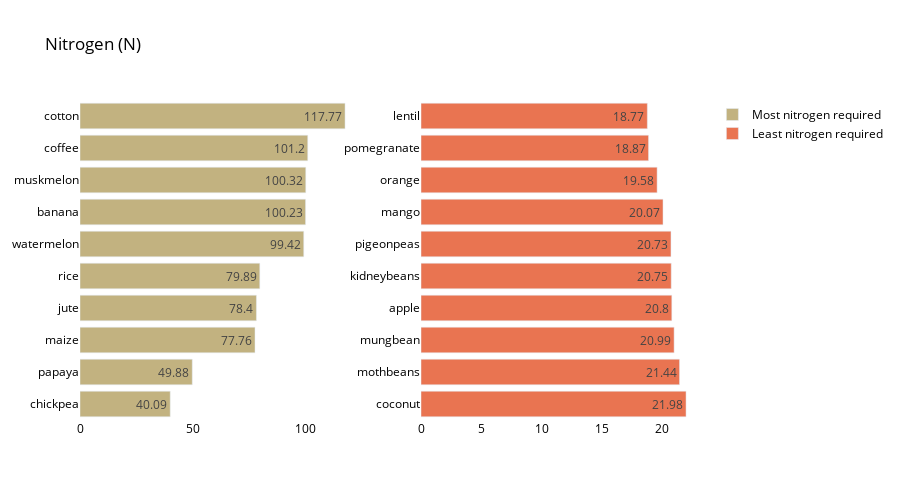

Notebook cell for this chart:
### Code cell
crop_summary_N = crop_summary.sort_values(by='N', ascending=False)

fig = make_subplots(rows=1, cols=2)

top = {
    'y' : crop_summary_N['N'][0:10].sort_values().index,
    'x' : crop_summary_N['N'][0:10].sort_values()
}

last = {
    'y' : crop_summary_N['N'][-10:].index,
    'x' : crop_summary_N['N'][-10:]
}

fig.add_trace(
    go.Bar(top,
           name="Most nitrogen required",
           marker_color=random.choice(colorarr),
           orientation='h',
          text=top['x']),

    row=1, col=1
)

fig.add_trace(
    go.Bar(last,
           name="Least nitrogen required",
           marker_color=random.choice(colorarr),
           orientation='h',
          text=last['x']),
    row=1, col=2
)
fig.update_traces(texttemplate='%{text}', textposition='inside')
fig.update_layout(title_text="Nitrogen (N)",
                  plot_bgcolor='white',
                  font_size=12,
                  font_color='black',
                 height=500)

fig.update_xaxes(showgrid=False)
fig.update_yaxes(showgrid=False)
fig.show()

### Figure 1 — Plotly figure (JSON) as saved in the notebook; plotly's stock layout.template omitted (floating-point values rounded to 4 significant figures)
{"data": [{"marker": {"color": "#C2b280"}, "name": "Most nitrogen required", "orientation": "h", "text": [40.09, 49.88, 77.76, 78.4, 79.89, 99.42, 100.2, 100.3, 101.2, 117.8], "textposition": "inside", "texttemplate": "%{text}", "type": "bar", "x": [40.09, 49.88, 77.76, 78.4, 79.89, 99.42, 100.2, 100.3, 101.2, 117.8], "xaxis": "x", "y": ["chickpea", "papaya", "maize", "jute", "rice", "watermelon", "banana", "muskmelon", "coffee", "cotton"], "yaxis": "y"}, {"marker": {"color": "#E97451"}, "name": "Least nitrogen required", "orientation": "h", "text": [21.98, 21.44, 20.99, 20.8, 20.75, 20.73, 20.07, 19.58, 18.87, 18.77], "textposition": "inside", "texttemplate": "%{text}", "type": "bar", "x": [21.98, 21.44, 20.99, 20.8, 20.75, 20.73, 20.07, 19.58, 18.87, 18.77], "xaxis": "x2", "y": ["coconut", "mothbeans", "mungbean", "apple", "kidneybeans", "pigeonpeas", "mango", "orange", "pomegranate", "lentil"], "yaxis": "y2"}], "layout": {"font": {"color": "black", "size": 12}, "height": 500, "plot_bgcolor": "white", "title": {"text": "Nitrogen (N)"}, "xaxis": {"anchor": "y", "domain": [0, 0.45], "showgrid": false}, "xaxis2": {"anchor": "y2", "domain": [0.55, 1], "showgrid": false}, "yaxis": {"anchor": "x", "domain": [0, 1], "showgrid": false}, "yaxis2": {"anchor": "x2", "domain": [0, 1], "showgrid": false}}}
